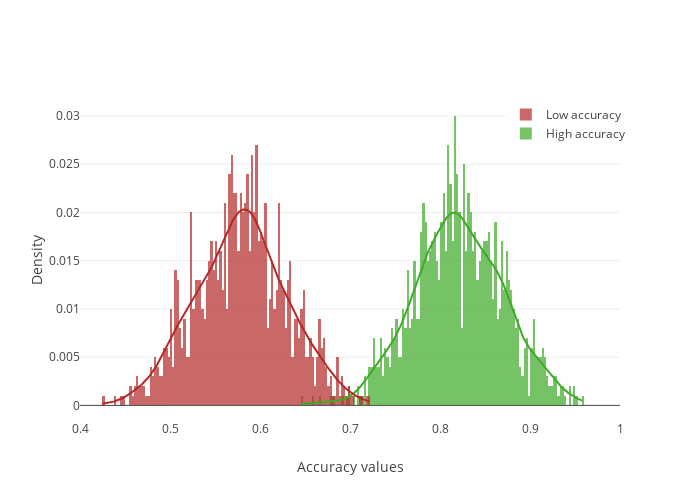

Notebook code cell kept with this figure:
### Code cell
fig = ff.create_distplot([df_prob[c] for c in df_prob.columns], df_prob.columns, 
                         bin_size = 0.0025, show_rug = False, histnorm='probability', colors = ['rgb(61, 170, 40)', 'rgb(180, 40, 40)'])
fig.update_layout(height = 500, width = 700,
                  template = 'none',
                  xaxis = {'title': 'Accuracy values', 'tickvals' : [0.1, 0.2, 0.3, 0.4, 0.5, 0.6, 0.7, 0.8, 0.9, 1], 'range' : [0.4,1]},
                  yaxis = {'title': 'Density'})
fig.update_layout(legend = dict(yanchor = "top", 
                                xanchor = "right"))
fig.write_image("images/metric_3.eps")
fig.show()

### Figure 1 — Plotly figure (JSON) as saved in the notebook; plotly's stock layout.template omitted (floating-point values rounded to 4 significant figures; data arrays with more than 128 entries replaced by an {"elided": "..."} marker saying what was removed)
{"data": [{"autobinx": false, "histnorm": "probability", "legendgroup": "High accuracy", "marker": {"color": "rgb(61, 170, 40)"}, "name": "High accuracy", "opacity": 0.7, "type": "histogram", "x": {"elided": "1000 float values"}, "xaxis": "x", "xbins": {"end": 0.9585, "size": 0.0025, "start": 0.6454}, "yaxis": "y"}, {"autobinx": false, "histnorm": "probability", "legendgroup": "Low accuracy", "marker": {"color": "rgb(180, 40, 40)"}, "name": "Low accuracy", "opacity": 0.7, "type": "histogram", "x": {"elided": "1000 float values"}, "xaxis": "x", "xbins": {"end": 0.722, "size": 0.0025, "start": 0.4249}, "yaxis": "y"}, {"legendgroup": "High accuracy", "marker": {"color": "rgb(61, 170, 40)"}, "mode": "lines", "name": "High accuracy", "showlegend": false, "type": "scatter", "x": {"elided": "500 float values"}, "xaxis": "x", "y": {"elided": "500 float values"}, "yaxis": "y"}, {"legendgroup": "Low accuracy", "marker": {"color": "rgb(180, 40, 40)"}, "mode": "lines", "name": "Low accuracy", "showlegend": false, "type": "scatter", "x": {"elided": "500 float values"}, "xaxis": "x", "y": {"elided": "500 float values"}, "yaxis": "y"}], "layout": {"barmode": "overlay", "height": 500, "hovermode": "closest", "legend": {"traceorder": "reversed", "xanchor": "right", "yanchor": "top"}, "width": 700, "xaxis": {"anchor": "y2", "domain": [0, 1], "range": [0.4, 1], "tickvals": [0.1, 0.2, 0.3, 0.4, 0.5, 0.6, 0.7, 0.8, 0.9, 1], "title": {"text": "Accuracy values"}, "zeroline": false}, "yaxis": {"anchor": "free", "domain": [0, 1], "position": 0, "title": {"text": "Density"}}}}
